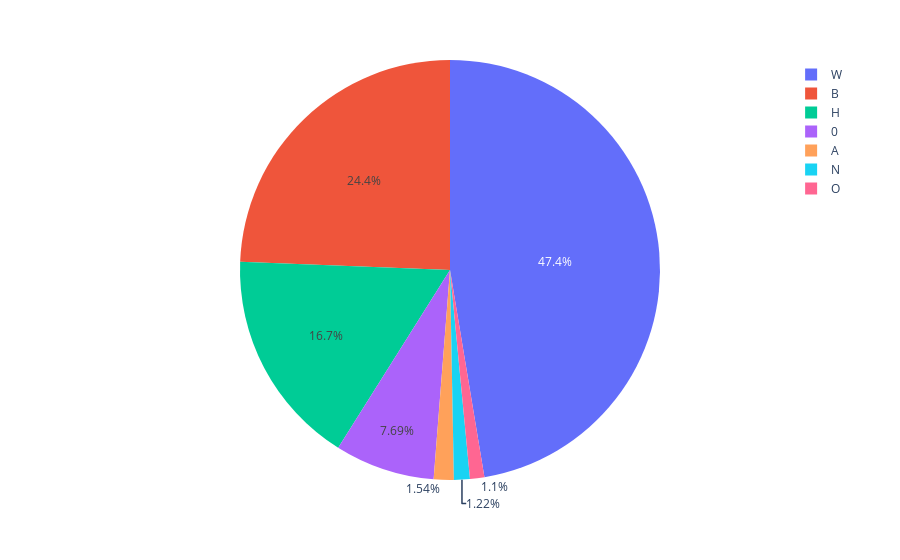

This figure's notebook cell:
### Markdown cell above
# Create Donut Chart by of People Killed by Race

Hint: Use `.value_counts()`

### Code cell
temp = dfs["df_fatalities"].copy()

temp["count"] = 1
temp = temp[["race","count"]].groupby("race").sum().reset_index()

temp.head()

fig = px.pie(
    temp, 
    values='count', 
    names='race',
    height=300,
    hole=True
    )
fig.show()

### Figure 1 — Plotly figure (JSON) as saved in the notebook; plotly's stock layout.template omitted (floating-point values rounded to 4 significant figures)
{"data": [{"domain": {"x": [0, 1], "y": [0, 1]}, "hole": true, "hovertemplate": "race=%{label}<br>count=%{value}<extra></extra>", "labels": [0, "A", "B", "H", "N", "O", "W"], "legendgroup": "", "name": "", "showlegend": true, "type": "pie", "values": [195, 39, 618, 423, 31, 28, 1201]}], "layout": {"autosize": true, "legend": {"tracegroupgap": 0}, "margin": {"t": 60}}}
